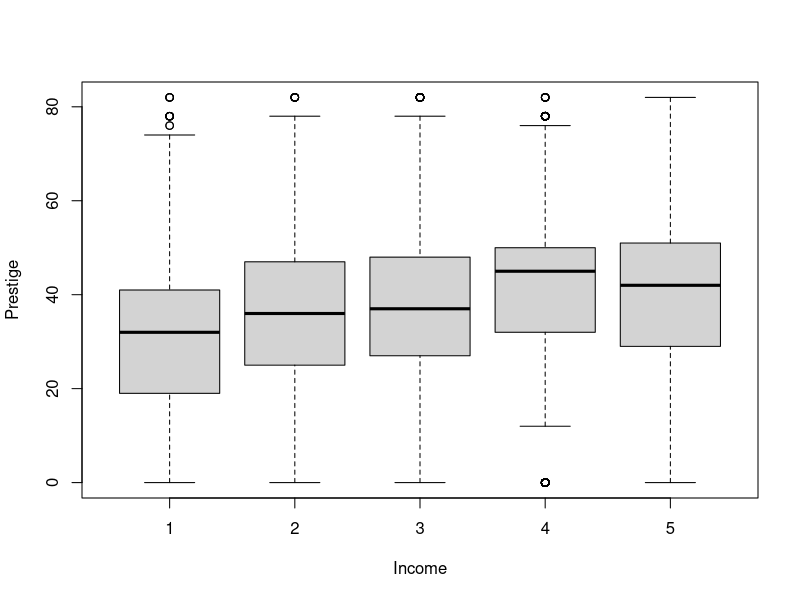
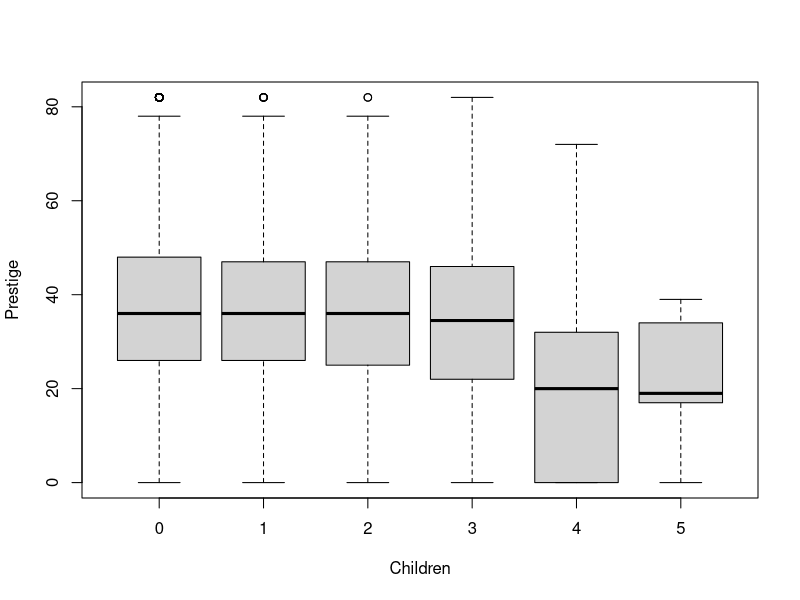

These figures' R source, in order:
## ---- chunk 1
knitr::opts_chunk$set(echo = TRUE)
## ---- chunk 2
#load data
library(readxl)
GSS <- read_excel("Data/GSS.xlsx")

#clean data
library(dplyr)
SocialSurvey<-subset(GSS, select=(-2)) #remove respondent ID
SocialSurvey$Income <- recode(SocialSurvey$Income, "Far below average" = 1, "Below average" = 2, "Average" = 3, "Above average" = 4, "Far above average" =5) #recode income variable
SocialSurvey$Income<-as.factor(SocialSurvey$Income) #turn income levels into factors

SocialSurvey #is 1972 the only year? I really thought that I had a range of 20 years downloaded. weird.

#visualize the relationships that I looked at yesterday (I'll include them below). I'm a fan of boxplots for factor variables but want to find new ways to visualize. I'll work on that tomorrow.
boxplot(Prestige~Income, data=SocialSurvey)
boxplot(Prestige~Children, data=SocialSurvey)

fit1<-lm(Prestige~Income, data=SocialSurvey) #examine relationship between job pretige and household income at age 16
summary(fit1) #strong positive relationship that plateaus once income hits above average level

fit2<-lm(Prestige~Income+Children+Income*Children, data=SocialSurvey) #make model looking at relationship between job prestige and income at 16 and number of children < 6 years old as well as interaction
summary(fit2) #looks like more children under age 6 is negatively associated with job prestige, but that the presence of more children and a higher household income are 

